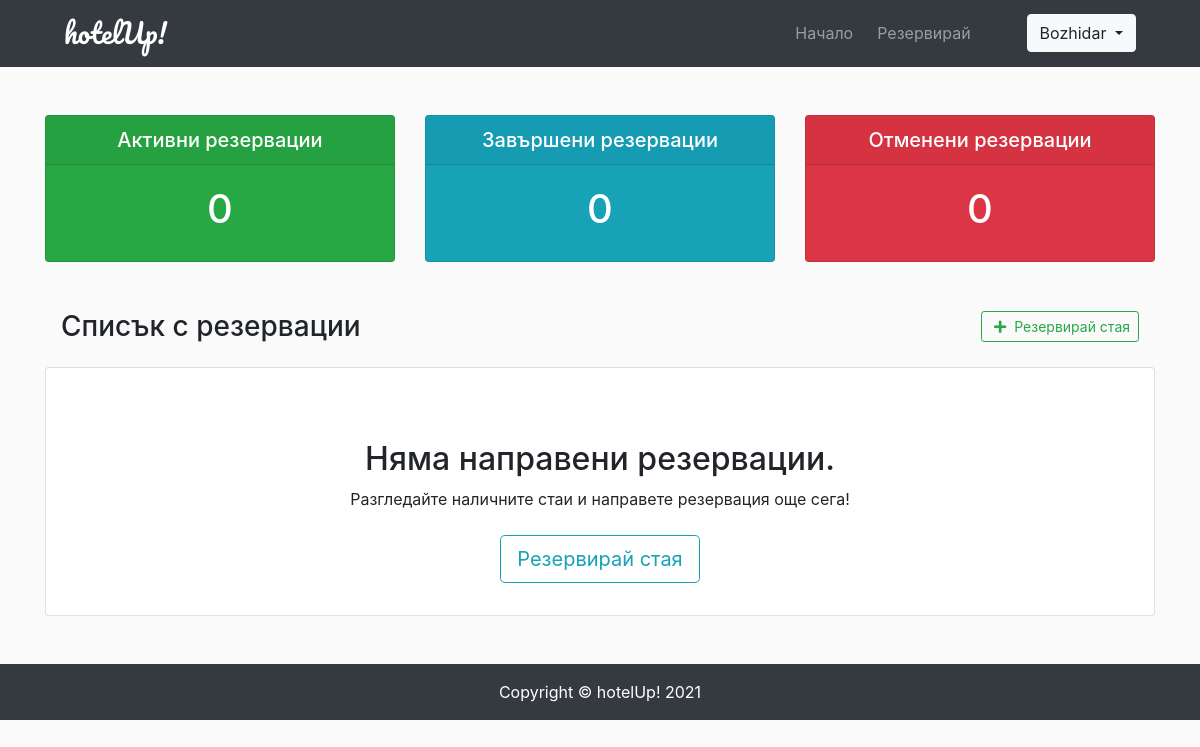
Before: /dashboard/ (signed in) with the older database file.
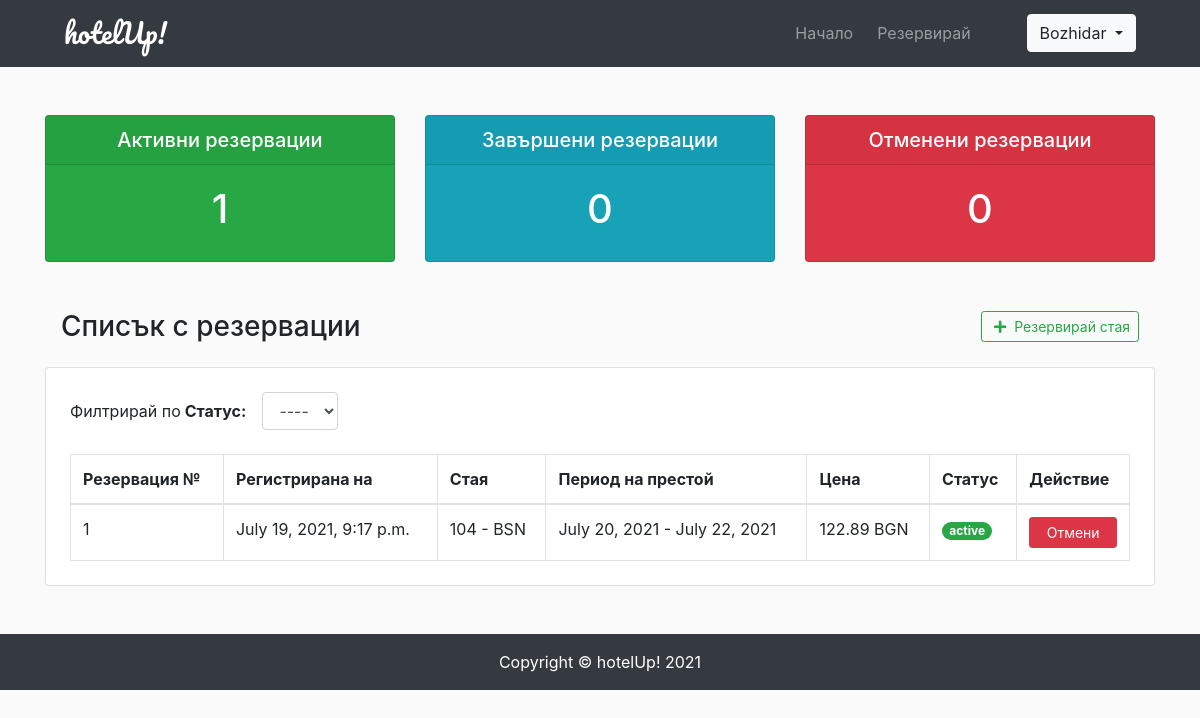
After: the same page with the newer database file.
### booking/models.py (models this page shows, shortened)
class Booking(models.Model):
    BOOKING_STATUS = (
        ('active', 'Активна'),
        ('finished', 'Завършена'),
        ('canceled', 'Отменена'),
    )
    room = models.ForeignKey(Room, on_delete=models.CASCADE)
    user = models.ForeignKey(User, on_delete=models.CASCADE)
    check_in = models.DateField()
    check_out = models.DateField()
    status = models.CharField(choices=BOOKING_STATUS, max_length=12)
    created_at = models.DateTimeField(auto_now_add=True)
    total_price = models.FloatField()

### rooms/models.py (models this page shows, shortened)
class Room(models.Model):
    ROOM_CATEGORIES = (
        ('STD', 'Стандарт'),
        ('BSN', 'Бизнес'),
        ('LUX', 'Лукс'),
        ('ELUX', 'Ултра-лукс'),
        ('FAM', 'Фемили'),
    )
    number = models.IntegerField()
    beds = models.IntegerField()
    capacity = models.IntegerField()
    rate = models.FloatField()
    category = models.CharField(max_length=12, choices=ROOM_CATEGORIES)
    description = models.TextField(null=True)
    thumbnail = models.ImageField(upload_to="room_thumbnails", height_field=None, width_field=None, default='room_thumbnails/t101.jpg')

### dashboard/views.py (the view)
# urls.py: path('', views.user_dash, name='user_dash'),
@login_required
def user_dash(request):
    context = dict()
    booking_list = Booking.objects.filter(user=request.user)
    aggr = Booking.objects.values('status').annotate(dcount=Count('status')).order_by()
    counts = {}
    for c in aggr:
        counts[c['status']] = c['dcount']
    context['booking_list'] = booking_list
    context['counts'] = counts
    return render(request, 'dashboard/dash.html', context)

### templates/dashboard/dash.html (shortened to what the changed rows need)
{% extends 'frontend/base.html' %}
{% block styles %}
<link rel="stylesheet" href="https://cdn.datatables.net/1.10.24/css/dataTables.bootstrap4.min.css">
{% endblock %}
{% block content %}
<div class="container">
    <div class="row mb-5">
        <div class="col-lg-4">
            <div class="card bg-success text-white">
                <div class="card-body">
                    <h1 class="text-center">{% if 'active' in counts %}{{counts.active}}{% else %}0{% endif %}</h1>
                </div>
            </div>
        </div>
        <div class="col-lg-4">
            <div class="card bg-info text-white">
                <div class="card-body">
                    <h1 class="text-center">{% if 'finished' in counts %}{{counts.finished}}{% else %}0{% endif %}</h1>
                </div>
            </div>
        </div>
        <div class="col-lg-4">
            <div class="card bg-danger text-white">
                <div class="card-body">
                    <h1 class="text-center">{% if 'canceled' in counts %}{{counts.canceled}}{% else %}0{% endif %}</h1>
                </div>
            </div>
        </div>
    </div>
    <div class="row">
        <div class="col">
            <div class="card p-4 mt-4">
                {%if booking_list%}
                <div class="form-inline mb-4">
                    <div class="form-group">
                    <label for="filterState" class="mr-3">Филтрирай по <b class="ml-1">Статус:</b></label>
                    <select id="filterState" class="form-control">
                        <option value="">----</option>
                    </select>
                    </div>
                </div>
                <div class="table-responsive">
                    <table class="table table-bordered table-hover m-0" id="userBookings">
                        <thead>
                            <th>Резервация №</th>
                            <th>Регистрирана на</th>
                            <th>Стая</th>
                            <th>Период на престой</th>
                            <th>Цена</th>
                            <th>Статус</th>
                            <th>Действие</th>
                        </thead>
                        <tbody>
                            {% for book in booking_list %}
                            <tr>
                                <td>{{ book.pk }}</td>
                                <td>{{ book.created_at }}</td>
                                <td>{{ book.room.number }} - {{ book.room.category }}</td>
                                <td>{{ book.check_in }} - {{ book.check_out }}</td>
                                <td>{{ book.total_price }} BGN</td>
                                <td><span class="badge badge-pill badge-{% if book.status == 'active' %}success{% elif book.status == 'canceled' %}danger{% else %}info{% endif %}">{{ book.status }}</span></td>
                                <td><button class="btn btn-sm btn-danger btn-block delete" id="{{ book.pk }}" {% if book.status == 'canceled' or book.status == 'finished' %}disabled{% endif %}>Отмени</button></td>
                            </tr>
                            {% endfor %}
                        </tbody>
                    </table>
                </div>
                {% else %}
                <h2 class="text-center mt-5">Няма направени резервации.</h2>
                <p class="text-center">Разгледайте наличните стаи и направете резервация още сега!</p>
                <a href="{% url 'list_rooms' %}" class="btn btn-outline-info btn-lg mx-auto my-2">Резервирай стая</a>
                {% endif %}
            </div>
        </div>
    </div>
</div>
{% endblock %}

Changed rows visible on the page:
added Booking: pk "1", created_at "July 19, 2021, 9:17 p.m.", room.number "104", room.category "BSN", check_in "July 20, 2021", check_out "July 22, 2021", total_price "122.89", status "active"
Other visible differences:
{{ counts.active }}: (not shown) → "1"
form field value: (not shown) → "----"
text no longer shown: "0 Няма направени резервации. Разгледайте наличните стаи и направете резервация още сега! Резервирай стая"
text now shown: "Филтрирай по Статус: Резервация № Регистрирана на Стая Период на престой Цена Статус Действие"
